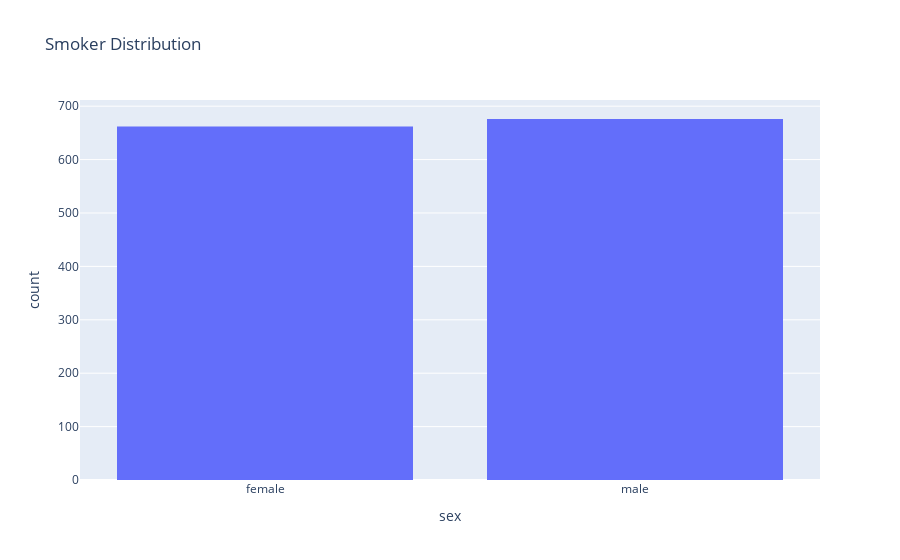

Notebook source saved alongside this figure:
### Code cell
px.histogram(data, x='sex', title='Smoker Distribution')

### Figure 1 — Plotly figure (JSON) as saved in the notebook; plotly's stock layout.template omitted (floating-point values rounded to 4 significant figures; data arrays with more than 128 entries replaced by an {"elided": "..."} marker saying what was removed)
{"data": [{"alignmentgroup": "True", "bingroup": "x", "hovertemplate": "sex=%{x}<br>count=%{y}<extra></extra>", "legendgroup": "", "marker": {"color": "#636efa", "pattern": {"shape": ""}}, "name": "", "offsetgroup": "", "orientation": "v", "showlegend": false, "type": "histogram", "x": {"elided": "1338 str values"}, "xaxis": "x", "yaxis": "y"}], "layout": {"barmode": "relative", "legend": {"tracegroupgap": 0}, "title": {"text": "Smoker Distribution"}, "xaxis": {"anchor": "y", "domain": [0, 1], "title": {"text": "sex"}}, "yaxis": {"anchor": "x", "domain": [0, 1], "title": {"text": "count"}}}}
